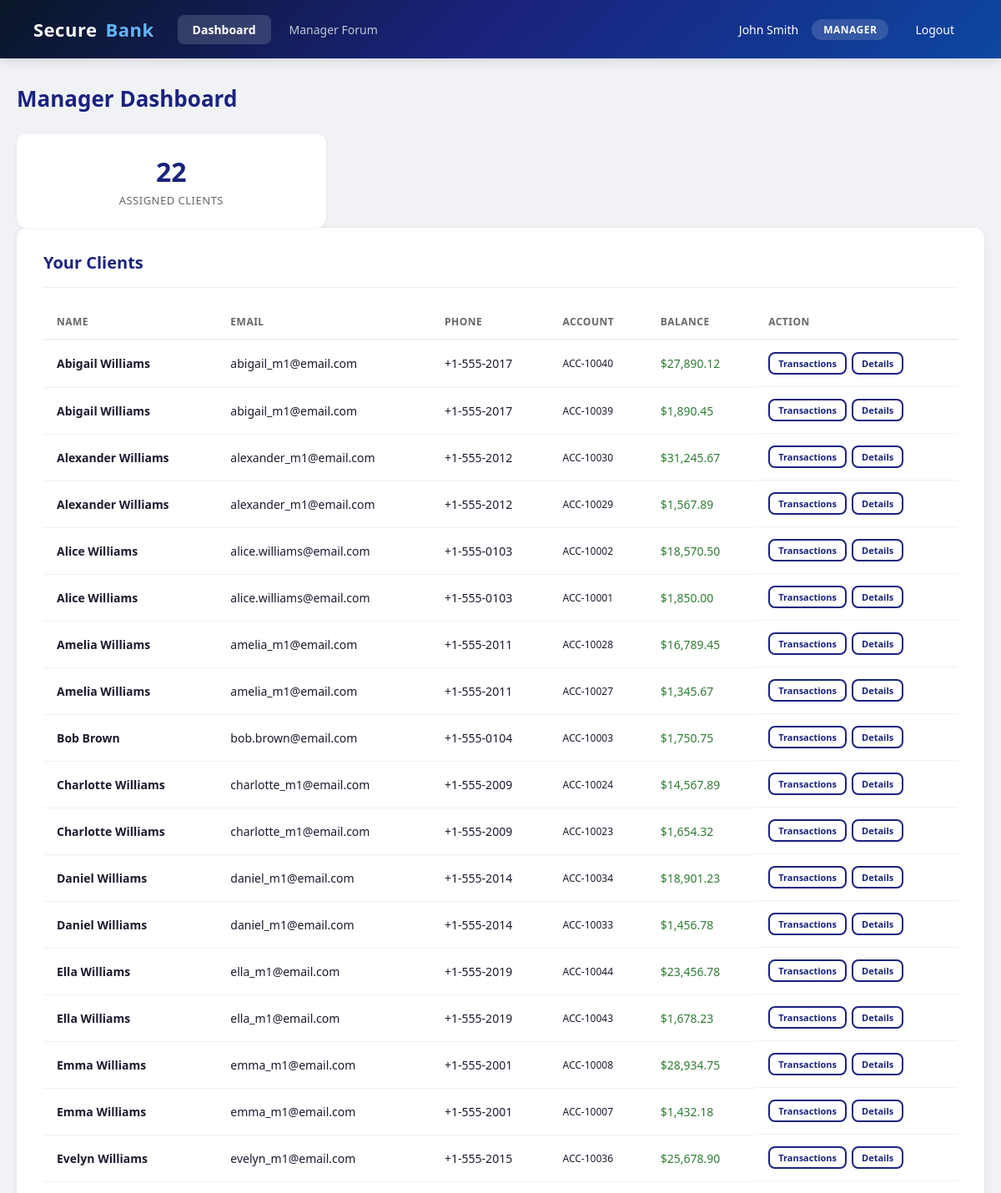
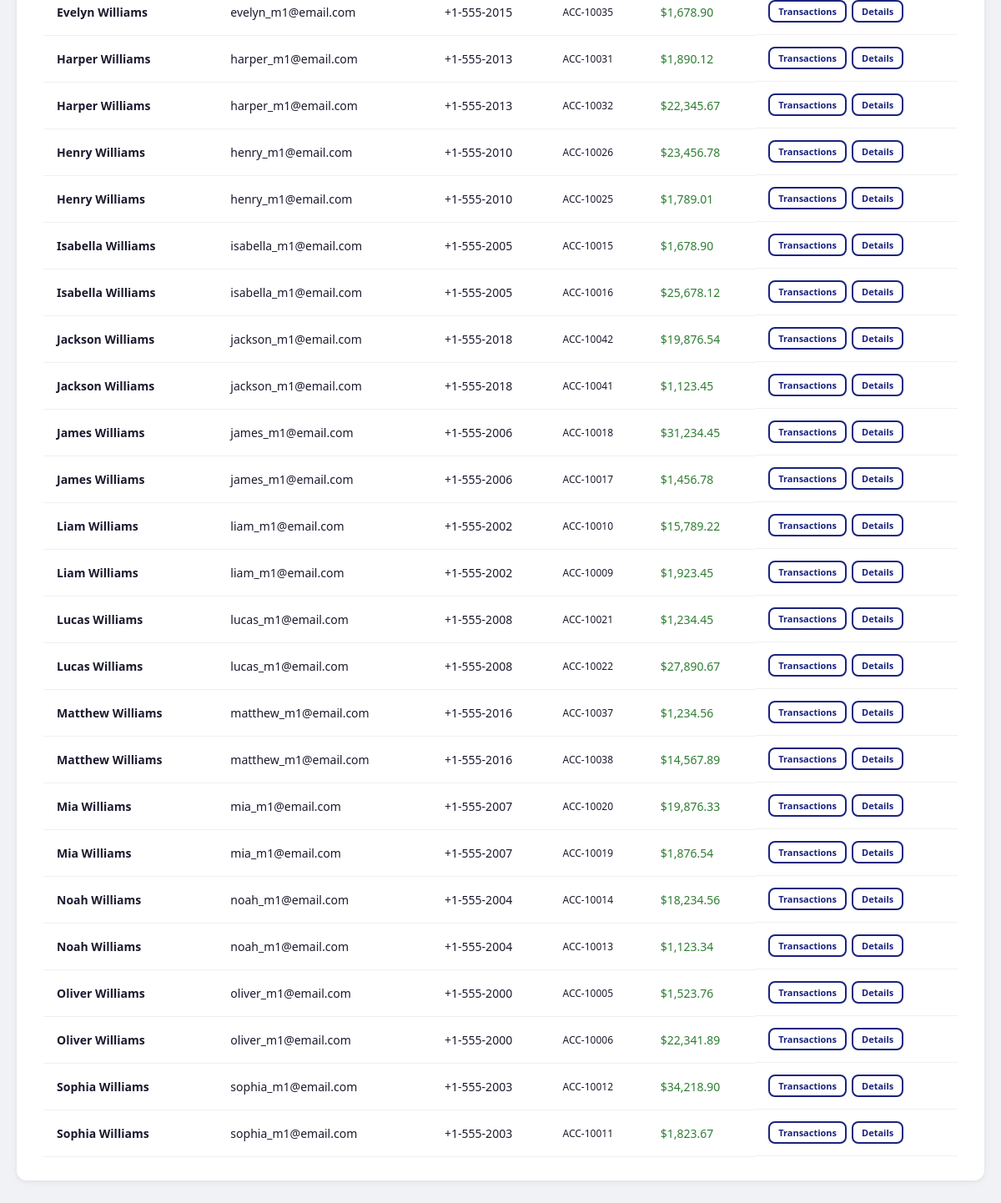
/manager/dashboard.php (signed in), run on the app's committed database (2 pictures, top to bottom).
### tables this page shows
CREATE TABLE accounts (
    id INT AUTO_INCREMENT PRIMARY KEY,
    user_id INT NOT NULL,
    account_number VARCHAR(20) UNIQUE NOT NULL,
    balance DECIMAL(15,2) NOT NULL DEFAULT 0.00,
    account_type VARCHAR(50) DEFAULT 'checking',
    created_at TIMESTAMP DEFAULT CURRENT_TIMESTAMP,
    FOREIGN KEY (user_id) REFERENCES users(id)
);

CREATE TABLE users (
    id INT AUTO_INCREMENT PRIMARY KEY,
    username VARCHAR(50) UNIQUE NOT NULL,
    password_hash VARCHAR(255) NOT NULL,
    role ENUM('admin', 'manager', 'client') NOT NULL DEFAULT 'client',
    full_name VARCHAR(100) NOT NULL DEFAULT '',
    email VARCHAR(100) NOT NULL DEFAULT '',
    phone VARCHAR(30) NOT NULL DEFAULT '',
    manager_id INT DEFAULT NULL,
    receive_notifications TINYINT(1) NOT NULL DEFAULT 0,
    accepted_eula TINYINT(1) NOT NULL DEFAULT 1,
    created_at TIMESTAMP DEFAULT CURRENT_TIMESTAMP,
    FOREIGN KEY (manager_id) REFERENCES users(id)
);

### src/manager/dashboard.php (the view, shortened to what this page needs)
<?php
$db = getDB();
$managerId = (int)$_SESSION['user_id'];
$clientCount = $db->prepare("
    SELECT COUNT(*) FROM manager_clients WHERE manager_id = :mid
");
$clientCount->execute(['mid' => $managerId]);
$totalClients = $clientCount->fetchColumn();
$clients = $db->prepare("
    SELECT u.id, u.username, u.full_name, u.email, u.phone,
           COALESCE(a.balance, 0) as balance, a.account_number, a.id as account_id, a.created_at as account_opened
    FROM manager_clients mc
    JOIN users u ON mc.client_user_id = u.id
    LEFT JOIN accounts a ON u.id = a.user_id
    WHERE mc.manager_id = :mid
    ORDER BY u.full_name
");
$clients->execute(['mid' => $managerId]);
$clientList = $clients->fetchAll();
?>
<!DOCTYPE html>
<html lang="en">
<head>
    <link rel="stylesheet" href="../css/style.css">
</head>
<body>
    <?php include '../includes/header.php'; ?>
    <div class="container">
        <h1 class="page-title">Manager Dashboard</h1>
        <div class="grid-3">
            <div class="stat-card">
                <div class="stat-value"><?= $totalClients ?></div>
                <div class="stat-label">Assigned Clients</div>
            </div>
        </div>
        <div class="card">
            <div class="card-header">
                <h2>Your Clients</h2>
            </div>
            <?php if (empty($clientList)): ?>
                <div class="empty-state"><p>No clients assigned to you yet.</p></div>
            <?php else: ?>
                <table>
                    <thead>
                        <tr>
                            <th>Name</th>
                            <th>Email</th>
                            <th>Phone</th>
                            <th>Account</th>
                            <th>Balance</th>
                            <th>Action</th>
                        </tr>
                    </thead>
                    <tbody>
                        <?php foreach ($clientList as $c): ?>
                            <tr>
                                <td><strong><?= htmlspecialchars($c['full_name'] ?: $c['username']) ?></strong></td>
                                <td><?= htmlspecialchars($c['email'] ?: 'N/A') ?></td>
                                <td><?= htmlspecialchars($c['phone'] ?: 'N/A') ?></td>
                                <td style="font-size:12px;"><?= htmlspecialchars($c['account_number'] ?? 'N/A') ?></td>
                                <td class="<?= $c['balance'] >= 0 ? 'text-green' : 'text-red' ?>">
                                    $<?= number_format($c['balance'], 2) ?>
                                </td>
                                <td style="display:flex;gap:6px;">
                                    <a href="clients.php?id=<?= $c['id'] ?>" class="btn btn-outline" style="padding:4px 10px;font-size:11px;">Transactions</a>
                                    <?php if (!empty($c['account_id'])): ?>
                                        <a href="/account_details.php?id=<?= $c['account_id'] ?>" class="btn btn-outline" style="padding:4px 10px;font-size:11px;">Details</a>
                                    <?php endif; ?>
                                </td>
                            </tr>
                        <?php endforeach; ?>
                    </tbody>
                </table>
            <?php endif; ?>
        </div>
    </div>
</body>
</html>

### src/css/style.css (style rules this page uses)
* { margin: 0; padding: 0; box-sizing: border-box; }
body { font-family: 'Segoe UI', Tahoma, Geneva, Verdana, sans-serif; background: #f0f2f5; color: #1a1a2e; min-height: 100vh; }
.container { max-width: 1200px; margin: 0 auto; padding: 30px 20px; }
.card { background: #fff; border-radius: 12px; box-shadow: 0 1px 4px rgba(0,0,0,0.06), 0 2px 12px rgba(0,0,0,0.04); padding: 28px 32px; margin-bottom: 24px; transition: box-shadow 0.2s; }
.card-header { display: flex; align-items: center; justify-content: space-between; margin-bottom: 20px; padding-bottom: 16px; border-bottom: 1px solid #eee; }
.card-header h2 { font-size: 20px; font-weight: 600; color: #1a237e; }
.btn { display: inline-flex; align-items: center; gap: 8px; padding: 10px 24px; border: none; border-radius: 8px; font-size: 14px; font-weight: 600; cursor: pointer; text-decoration: none; transition: all 0.2s; }
.btn-outline { background: transparent; color: #1a237e; border: 2px solid #1a237e; }
table { width: 100%; border-collapse: collapse; }
table th { text-align: left; padding: 12px 16px; font-size: 12px; text-transform: uppercase; letter-spacing: 0.5px; color: #666; border-bottom: 2px solid #eee; }
table td { padding: 14px 16px; border-bottom: 1px solid #f0f0f0; font-size: 14px; }
.text-green { color: #2e7d32; }
.grid-3 { display: grid; grid-template-columns: 1fr 1fr 1fr; gap: 24px; }
.stat-card { background: #fff; border-radius: 12px; padding: 24px; box-shadow: 0 1px 4px rgba(0,0,0,0.06); text-align: center; }
.stat-card .stat-value { font-size: 32px; font-weight: 700; color: #1a237e; margin-bottom: 4px; }
.stat-card .stat-label { font-size: 13px; color: #666; text-transform: uppercase; letter-spacing: 0.5px; }
.page-title { font-size: 26px; font-weight: 700; color: #1a237e; margin-bottom: 24px; }

### data on the page
accounts: user.full_name "Abigail Williams", user.email "abigail_m1@email.com", user.phone "+1-555-2017", account_number "ACC-10040", balance "27,890.12"
accounts: user.full_name "Abigail Williams", user.email "abigail_m1@email.com", user.phone "+1-555-2017", account_number "ACC-10039", balance "1,890.45"
accounts: user.full_name "Alexander Williams", user.email "alexander_m1@email.com", user.phone "+1-555-2012", account_number "ACC-10030", balance "31,245.67"
accounts: user.full_name "Alexander Williams", user.email "alexander_m1@email.com", user.phone "+1-555-2012", account_number "ACC-10029", balance "1,567.89"
accounts: user.full_name "Alice Williams", user.email "alice.williams@email.com", user.phone "+1-555-0103", account_number "ACC-10002", balance "18,570.50"
accounts: user.full_name "Alice Williams", user.email "alice.williams@email.com", user.phone "+1-555-0103", account_number "ACC-10001", balance "1,850.00"
accounts: user.full_name "Amelia Williams", user.email "amelia_m1@email.com", user.phone "+1-555-2011", account_number "ACC-10028", balance "16,789.45"
accounts: user.full_name "Amelia Williams", user.email "amelia_m1@email.com", user.phone "+1-555-2011", account_number "ACC-10027", balance "1,345.67"
accounts: user.full_name "Bob Brown", user.email "bob.brown@email.com", user.phone "+1-555-0104", account_number "ACC-10003", balance "1,750.75"
accounts: user.full_name "Charlotte Williams", user.email "charlotte_m1@email.com", user.phone "+1-555-2009", account_number "ACC-10024", balance "14,567.89"
accounts: user.full_name "Charlotte Williams", user.email "charlotte_m1@email.com", user.phone "+1-555-2009", account_number "ACC-10023", balance "1,654.32"
accounts: user.full_name "Daniel Williams", user.email "daniel_m1@email.com", user.phone "+1-555-2014", account_number "ACC-10034", balance "18,901.23"
accounts: user.full_name "Daniel Williams", user.email "daniel_m1@email.com", user.phone "+1-555-2014", account_number "ACC-10033", balance "1,456.78"
accounts: user.full_name "Ella Williams", user.email "ella_m1@email.com", user.phone "+1-555-2019", account_number "ACC-10044", balance "23,456.78"
accounts: user.full_name "Ella Williams", user.email "ella_m1@email.com", user.phone "+1-555-2019", account_number "ACC-10043", balance "1,678.23"
accounts: user.full_name "Emma Williams", user.email "emma_m1@email.com", user.phone "+1-555-2001", account_number "ACC-10008", balance "28,934.75"
accounts: user.full_name "Emma Williams", user.email "emma_m1@email.com", user.phone "+1-555-2001", account_number "ACC-10007", balance "1,432.18"
accounts: user.full_name "Evelyn Williams", user.email "evelyn_m1@email.com", user.phone "+1-555-2015", account_number "ACC-10036", balance "25,678.90"
accounts: user.full_name "Evelyn Williams", user.email "evelyn_m1@email.com", user.phone "+1-555-2015", account_number "ACC-10035", balance "1,678.90"
accounts: user.full_name "Harper Williams", user.email "harper_m1@email.com", user.phone "+1-555-2013", account_number "ACC-10031", balance "1,890.12"
accounts: user.full_name "Harper Williams", user.email "harper_m1@email.com", user.phone "+1-555-2013", account_number "ACC-10032", balance "22,345.67"
accounts: user.full_name "Henry Williams", user.email "henry_m1@email.com", user.phone "+1-555-2010", account_number "ACC-10026", balance "23,456.78"
accounts: user.full_name "Henry Williams", user.email "henry_m1@email.com", user.phone "+1-555-2010", account_number "ACC-10025", balance "1,789.01"
accounts: user.full_name "Isabella Williams", user.email "isabella_m1@email.com", user.phone "+1-555-2005", account_number "ACC-10015", balance "1,678.90"
accounts: user.full_name "Isabella Williams", user.email "isabella_m1@email.com", user.phone "+1-555-2005", account_number "ACC-10016", balance "25,678.12"
accounts: user.full_name "Jackson Williams", user.email "jackson_m1@email.com", user.phone "+1-555-2018", account_number "ACC-10042", balance "19,876.54"
accounts: user.full_name "Jackson Williams", user.email "jackson_m1@email.com", user.phone "+1-555-2018", account_number "ACC-10041", balance "1,123.45"
accounts: user.full_name "James Williams", user.email "james_m1@email.com", user.phone "+1-555-2006", account_number "ACC-10018", balance "31,234.45"
accounts: user.full_name "James Williams", user.email "james_m1@email.com", user.phone "+1-555-2006", account_number "ACC-10017", balance "1,456.78"
accounts: user.full_name "Liam Williams", user.email "liam_m1@email.com", user.phone "+1-555-2002", account_number "ACC-10010", balance "15,789.22"
accounts: user.full_name "Liam Williams", user.email "liam_m1@email.com", user.phone "+1-555-2002", account_number "ACC-10009", balance "1,923.45"
accounts: user.full_name "Lucas Williams", user.email "lucas_m1@email.com", user.phone "+1-555-2008", account_number "ACC-10021", balance "1,234.45"
accounts: user.full_name "Lucas Williams", user.email "lucas_m1@email.com", user.phone "+1-555-2008", account_number "ACC-10022", balance "27,890.67"
accounts: user.full_name "Matthew Williams", user.email "matthew_m1@email.com", user.phone "+1-555-2016", account_number "ACC-10037", balance "1,234.56"
accounts: user.full_name "Matthew Williams", user.email "matthew_m1@email.com", user.phone "+1-555-2016", account_number "ACC-10038", balance "14,567.89"
accounts: user.full_name "Mia Williams", user.email "mia_m1@email.com", user.phone "+1-555-2007", account_number "ACC-10020", balance "19,876.33"
accounts: user.full_name "Mia Williams", user.email "mia_m1@email.com", user.phone "+1-555-2007", account_number "ACC-10019", balance "1,876.54"
accounts: user.full_name "Noah Williams", user.email "noah_m1@email.com", user.phone "+1-555-2004", account_number "ACC-10014", balance "18,234.56"
accounts: user.full_name "Noah Williams", user.email "noah_m1@email.com", user.phone "+1-555-2004", account_number "ACC-10013", balance "1,123.34"
accounts: user.full_name "Oliver Williams", user.email "oliver_m1@email.com", user.phone "+1-555-2000", account_number "ACC-10005", balance "1,523.76"
accounts: user.full_name "Oliver Williams", user.email "oliver_m1@email.com", user.phone "+1-555-2000", account_number "ACC-10006", balance "22,341.89"
accounts: user.full_name "Sophia Williams", user.email "sophia_m1@email.com", user.phone "+1-555-2003", account_number "ACC-10012", balance "34,218.90"
accounts: user.full_name "Sophia Williams", user.email "sophia_m1@email.com", user.phone "+1-555-2003", account_number "ACC-10011", balance "1,823.67"

### other printed values
$fullName "John Smith"
$role "MANAGER"
$totalClients "22"
